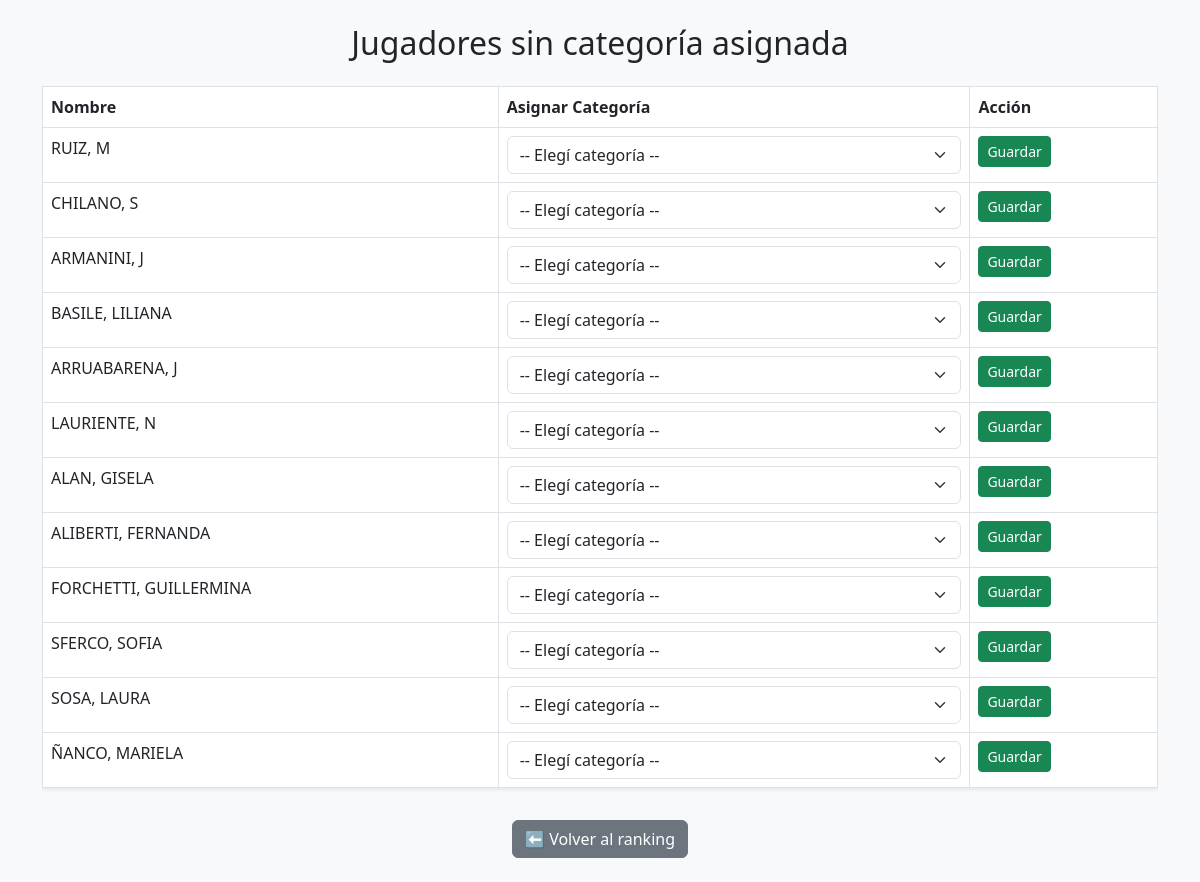
Before: /revisar_jugadores (signed in) with the older database file.
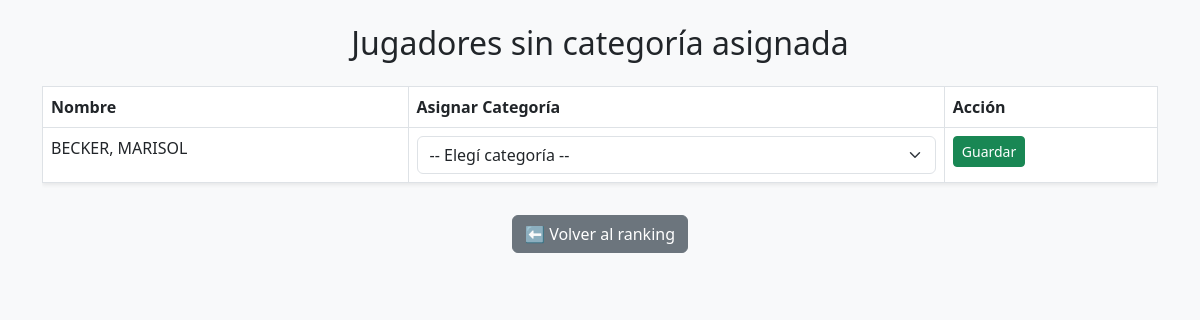
After: the same page with the newer database file.
### tables this page shows
CREATE TABLE jugadores (
            id INTEGER PRIMARY KEY AUTOINCREMENT,
            nombre TEXT UNIQUE,
            categoria TEXT,
            localidad TEXT,
            provincia TEXT,
            puntos INTEGER DEFAULT 0,
            historial TEXT
        );

### app.py (the view)
@app.route('/revisar_jugadores', methods=['GET', 'POST'])
def revisar_jugadores():
    if not session.get('es_admin'):
        return redirect(url_for('index'))
    conn = get_db_connection()
    cursor = conn.cursor()
    if request.method == 'POST':
        nombre = request.form['nombre']
        nueva_categoria = request.form['categoria']
        cursor.execute("UPDATE jugadores SET categoria = ? WHERE nombre = ?", (nueva_categoria, nombre))
        conn.commit()
    cursor.execute("""
        SELECT nombre, categoria
        FROM jugadores
        WHERE categoria IS NULL
           OR TRIM(categoria) = ''
           OR LOWER(REPLACE(categoria, 'í', 'i')) = 'sin categoria'
    """)
    jugadores_sin_categoria = cursor.fetchall()
    conn.close()
    return render_template('revisar_jugadores.html', jugadores=jugadores_sin_categoria)

### app.py (called while the page is built)
def get_db_connection():
    db_path = os.path.join(os.path.dirname(__file__), 'database.db')
    conn = sqlite3.connect(db_path)
    conn.row_factory = sqlite3.Row
    return conn

### templates/revisar_jugadores.html (shortened to what this page needs)
<!DOCTYPE html>
<html lang="es">
<head>
    <link href="https://cdn.jsdelivr.net/npm/bootstrap@5.3.0/dist/css/bootstrap.min.css" rel="stylesheet">
</head>
<body class="bg-light">
<div class="container py-4">
    <h2 class="text-center mb-4">Jugadores sin categoría asignada</h2>
    {% if jugadores %}
        <div class="table-responsive">
            <table class="table table-bordered bg-white shadow-sm">
                <thead>
                    <tr>
                        <th>Nombre</th>
                        <th>Asignar Categoría</th>
                        <th>Acción</th>
                    </tr>
                </thead>
                <tbody>
                {% for jugador in jugadores %}
                    <tr>
                        <form method="POST">
                            <td>{{ jugador.nombre }}</td>
                            <td>
                                <select name="categoria" class="form-select" required>
                                    <option value="">-- Elegí categoría --</option>
                                </select>
                            </td>
                            <td>
                                <button type="submit" class="btn btn-sm btn-success">Guardar</button>
                            </td>
                        </form>
                    </tr>
                {% endfor %}
                </tbody>
            </table>
        </div>
    {% else %}
        <div class="alert alert-info text-center">Todos los jugadores tienen categoría asignada ✅</div>
    {% endif %}
    <div class="text-center mt-3">
        <a href="/" class="btn btn-secondary">⬅ Volver al ranking</a>
    </div>
</div>
</body>
</html>

Changed rows visible on the page:
no longer on this page (row edited): jugadores: nombre "RUIZ, M"
no longer on this page (row edited): jugadores: nombre "CHILANO, S"
no longer on this page (row edited): jugadores: nombre "ARMANINI, J"
no longer on this page (row edited): jugadores: nombre "BASILE, LILIANA"
no longer on this page (row edited): jugadores: nombre "ARRUABARENA, J"
no longer on this page (row edited): jugadores: nombre "LAURIENTE, N"
no longer on this page (row edited): jugadores: nombre "ALAN, GISELA"
no longer on this page (row edited): jugadores: nombre "ALIBERTI, FERNANDA"
no longer on this page (row edited): jugadores: nombre "FORCHETTI, GUILLERMINA"
no longer on this page (row edited): jugadores: nombre "SFERCO, SOFIA"
no longer on this page (row edited): jugadores: nombre "SOSA, LAURA"
no longer on this page (row edited): jugadores: nombre "ÑANCO, MARIELA"
added jugadores: nombre "BECKER, MARISOL"
